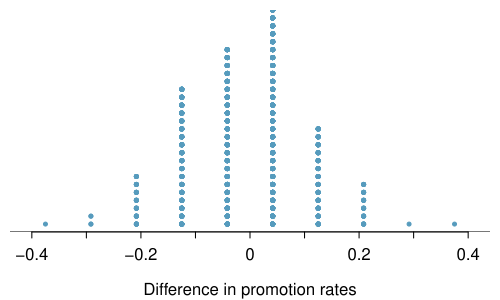

Reproduce this figure in R.
library(openintro)
data(COL)

set.seed(8535)

gender <- c(rep('male', 24), rep('female', 24))
outcome <- c(rep(c('promoted', 'not promoted'), c(21, 3)), rep(c('promoted', 'not promoted'), c(14, 10)))

nsim  = 100
n     = length(gender)
group = gender
var1  = outcome
success = "promoted"
sim   = matrix(NA, nrow = n, ncol = nsim)
n1    = n2 = 24

statistic <- function(var1, group){	
	t1 <- var1 == success & group == levels(as.factor(group))[1]
	t2 <- var1 == success & group == levels(as.factor(group))[2]
	sum(t1)/n1 - sum(t2)/n2 
}

for(i in 1:nsim){
	sim[,i] = sample(group, n, replace = FALSE)
}

sim_dist = apply(sim, 2, statistic, var1 = outcome)
diffs    = sim_dist
pval     = sum(diffs >= 0.29) / nsim
values  <- table(sim_dist)


X <- c()
Y <- c()
for(i in 1:length(diffs)){
	x   <- diffs[i]
	rec <- sum(sim_dist == x)
	X   <- append(X, rep(x, rec))
	Y   <- append(Y, 1:rec)
}


myPDF('discRandDotPlot.pdf', mar=c(3.4, 0.5, 0.5, 0.5), mgp=c(2.35,0.6,0))
plot(X, Y, yaxs="i",xlim=range(diffs)+c(-1,1)*sd(diffs)/4, xlab = "Difference in promotion rates", axes = FALSE, ylim=c(0,max(Y)), col=COL[1], cex=0.8, pch=20)
axis(1, at = seq(-0.4,0.4,0.1), labels = c(-0.4,"",-0.2,"",0,"",0.2,"",0.4))
abline(h=0)

dev.off()
